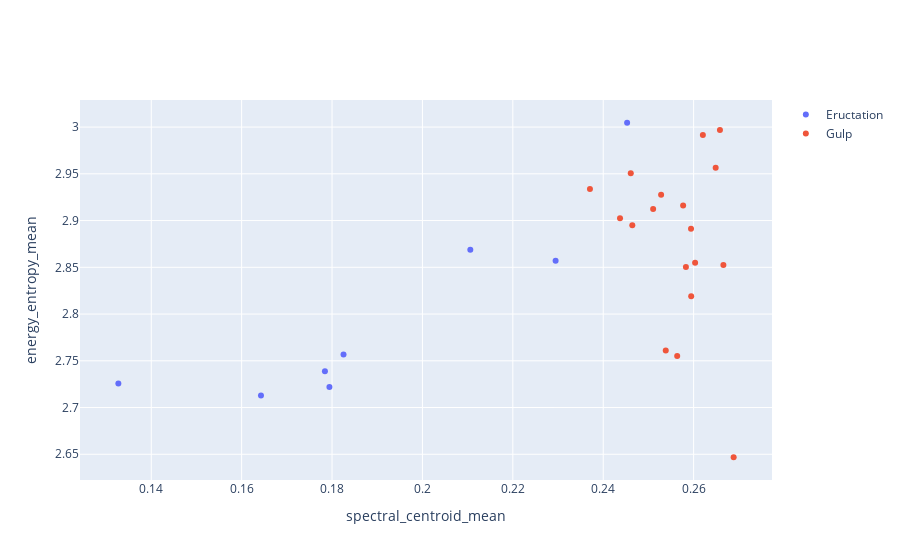
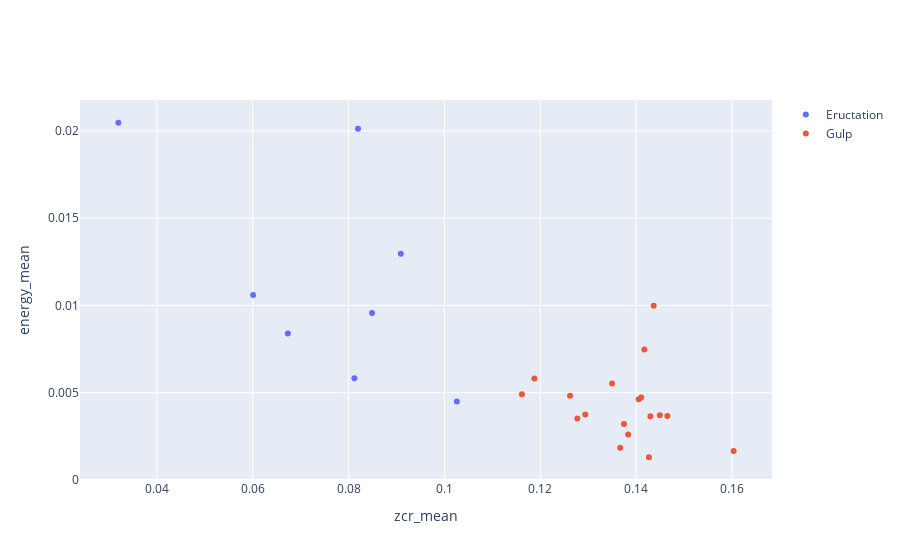
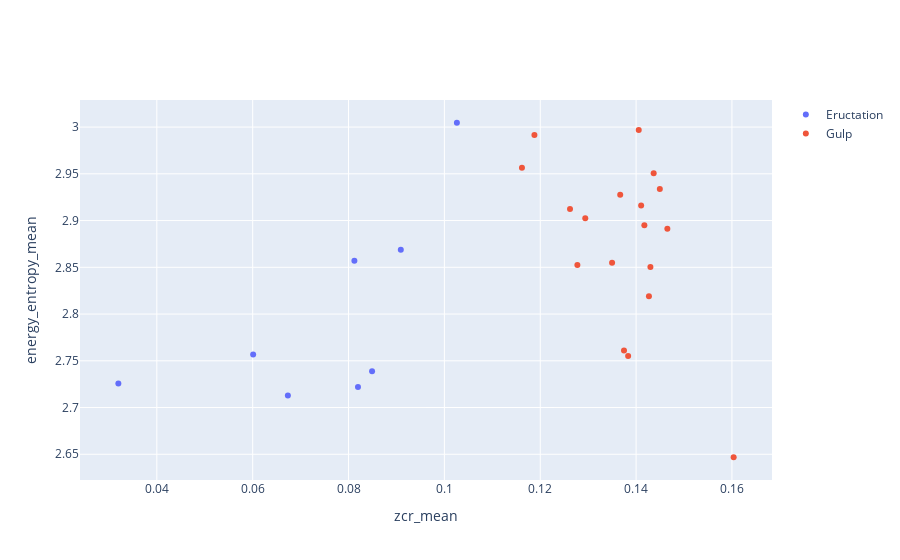
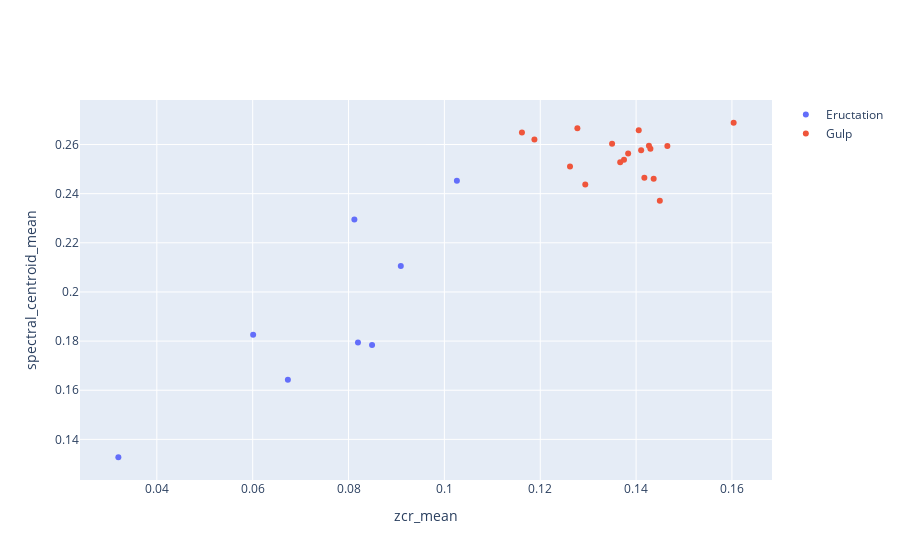

Write notebook code for charts like these, in order.
### Code cell
from pyAudioAnalysis import MidTermFeatures as aF
import os
import numpy as np
import plotly.graph_objs as go 
import plotly
audio_dirs = [os.path.join('E:/Files','Acoustic Data', 'Eructation'), os.path.join('E:/Files','Acoustic Data', 'Gulp')] 
class_names = [os.path.basename(d) for d in audio_dirs] 
#print(class_names)
m_win, m_step, s_win, s_step = 1, 1, 0.1, 0.05 

# segment-level feature extraction:
features = [] 

for d in audio_dirs: # get feature matrix for each directory (class) 
    f, files, fn = aF.directory_feature_extraction(d, m_win, m_step, 
                                                   s_win, s_step) 
    
    features.append(f)

#print(len(features))
print(features[0].shape, features[1].shape)
print(fn)

# select 2 features and create feature matrices for the two classes:
f1 = np.array([features[0][:, fn.index('spectral_centroid_mean')],#spectral_centroid_mean表示频谱中心的均值
               features[0][:, fn.index('energy_entropy_mean')]])#energy_entropy_mean表示能量熵的均值
f2 = np.array([features[1][:, fn.index('spectral_centroid_mean')],
               features[1][:, fn.index('energy_entropy_mean')]])

plots = [go.Scatter(x=f1[0, :],  y=f1[1, :], 
                    name=class_names[0], mode='markers'),
         go.Scatter(x=f2[0, :], y=f2[1, :], 
                    name=class_names[1], mode='markers')]
mylayout = go.Layout(xaxis=dict(title="spectral_centroid_mean"),
                     yaxis=dict(title="energy_entropy_mean"))
plotly.offline.iplot(go.Figure(data=plots, layout=mylayout))

###
f3 = np.array([features[0][:, fn.index('zcr_mean')],
               features[0][:, fn.index('energy_mean')]])
f4 = np.array([features[1][:, fn.index('zcr_mean')],
               features[1][:, fn.index('energy_mean')]])

plots = [go.Scatter(x=f3[0, :],  y=f3[1, :], 
                    name=class_names[0], mode='markers'),
         go.Scatter(x=f4[0, :], y=f4[1, :], 
                    name=class_names[1], mode='markers')]
mylayout = go.Layout(xaxis=dict(title="zcr_mean"),
                     yaxis=dict(title="energy_mean"))
plotly.offline.iplot(go.Figure(data=plots, layout=mylayout))

###
f5 = np.array([features[0][:, fn.index('zcr_mean')],
               features[0][:, fn.index('energy_entropy_mean')]])
f6 = np.array([features[1][:, fn.index('zcr_mean')],
               features[1][:, fn.index('energy_entropy_mean')]])

plots = [go.Scatter(x=f5[0, :],  y=f5[1, :], 
                    name=class_names[0], mode='markers'),
         go.Scatter(x=f6[0, :], y=f6[1, :], 
                    name=class_names[1], mode='markers')]
mylayout = go.Layout(xaxis=dict(title="zcr_mean"),
                     yaxis=dict(title="energy_entropy_mean"))
plotly.offline.iplot(go.Figure(data=plots, layout=mylayout))

###
f7 = np.array([features[0][:, fn.index('zcr_mean')],
               features[0][:, fn.index('spectral_centroid_mean')]])
f8 = np.array([features[1][:, fn.index('zcr_mean')],
               features[1][:, fn.index('spectral_centroid_mean')]])

plots = [go.Scatter(x=f7[0, :],  y=f7[1, :], 
                    name=class_names[0], mode='markers'),
         go.Scatter(x=f8[0, :], y=f8[1, :], 
                    name=class_names[1], mode='markers')]
mylayout = go.Layout(xaxis=dict(title="zcr_mean"),
                     yaxis=dict(title="spectral_centroid_mean"))
plotly.offline.iplot(go.Figure(data=plots, layout=mylayout))

### Figure 1 — Plotly figure (JSON) as saved in the notebook; plotly's stock layout.template omitted (floating-point values rounded to 4 significant figures)
{"data": [{"mode": "markers", "name": "Eructation", "type": "scatter", "x": [0.2295, 0.1794, 0.1643, 0.1327, 0.1825, 0.1784, 0.2453, 0.2106], "y": [2.857, 2.722, 2.713, 2.726, 2.757, 2.739, 3.005, 2.869]}, {"mode": "markers", "name": "Gulp", "type": "scatter", "x": [0.2666, 0.2528, 0.2371, 0.2583, 0.262, 0.251, 0.2437, 0.2649, 0.2538, 0.2603, 0.2595, 0.2577, 0.2464, 0.2689, 0.2564, 0.2594, 0.2658, 0.2461], "y": [2.853, 2.928, 2.934, 2.85, 2.991, 2.912, 2.903, 2.957, 2.761, 2.855, 2.819, 2.916, 2.895, 2.647, 2.755, 2.891, 2.997, 2.951]}], "layout": {"xaxis": {"title": {"text": "spectral_centroid_mean"}}, "yaxis": {"title": {"text": "energy_entropy_mean"}}}}

### Figure 2 — Plotly figure (JSON) as saved in the notebook; plotly's stock layout.template omitted (floating-point values rounded to 4 significant figures)
{"data": [{"mode": "markers", "name": "Eructation", "type": "scatter", "x": [0.08122, 0.08197, 0.06734, 0.03197, 0.0601, 0.08491, 0.1026, 0.0909], "y": [0.005827, 0.02012, 0.008389, 0.02047, 0.0106, 0.009563, 0.004491, 0.01297]}, {"mode": "markers", "name": "Gulp", "type": "scatter", "x": [0.1277, 0.1367, 0.145, 0.143, 0.1188, 0.1262, 0.1294, 0.1162, 0.1375, 0.135, 0.1427, 0.1411, 0.1417, 0.1604, 0.1383, 0.1465, 0.1405, 0.1437], "y": [0.003516, 0.001839, 0.003698, 0.003651, 0.005815, 0.004823, 0.00375, 0.004914, 0.003201, 0.005518, 0.001297, 0.004729, 0.007477, 0.001657, 0.002606, 0.003659, 0.004626, 0.009979]}], "layout": {"xaxis": {"title": {"text": "zcr_mean"}}, "yaxis": {"title": {"text": "energy_mean"}}}}

### Figure 3 — Plotly figure (JSON) as saved in the notebook; plotly's stock layout.template omitted (floating-point values rounded to 4 significant figures)
{"data": [{"mode": "markers", "name": "Eructation", "type": "scatter", "x": [0.08122, 0.08197, 0.06734, 0.03197, 0.0601, 0.08491, 0.1026, 0.0909], "y": [2.857, 2.722, 2.713, 2.726, 2.757, 2.739, 3.005, 2.869]}, {"mode": "markers", "name": "Gulp", "type": "scatter", "x": [0.1277, 0.1367, 0.145, 0.143, 0.1188, 0.1262, 0.1294, 0.1162, 0.1375, 0.135, 0.1427, 0.1411, 0.1417, 0.1604, 0.1383, 0.1465, 0.1405, 0.1437], "y": [2.853, 2.928, 2.934, 2.85, 2.991, 2.912, 2.903, 2.957, 2.761, 2.855, 2.819, 2.916, 2.895, 2.647, 2.755, 2.891, 2.997, 2.951]}], "layout": {"xaxis": {"title": {"text": "zcr_mean"}}, "yaxis": {"title": {"text": "energy_entropy_mean"}}}}

### Figure 4 — Plotly figure (JSON) as saved in the notebook; plotly's stock layout.template omitted (floating-point values rounded to 4 significant figures)
{"data": [{"mode": "markers", "name": "Eructation", "type": "scatter", "x": [0.08122, 0.08197, 0.06734, 0.03197, 0.0601, 0.08491, 0.1026, 0.0909], "y": [0.2295, 0.1794, 0.1643, 0.1327, 0.1825, 0.1784, 0.2453, 0.2106]}, {"mode": "markers", "name": "Gulp", "type": "scatter", "x": [0.1277, 0.1367, 0.145, 0.143, 0.1188, 0.1262, 0.1294, 0.1162, 0.1375, 0.135, 0.1427, 0.1411, 0.1417, 0.1604, 0.1383, 0.1465, 0.1405, 0.1437], "y": [0.2666, 0.2528, 0.2371, 0.2583, 0.262, 0.251, 0.2437, 0.2649, 0.2538, 0.2603, 0.2595, 0.2577, 0.2464, 0.2689, 0.2564, 0.2594, 0.2658, 0.2461]}], "layout": {"xaxis": {"title": {"text": "zcr_mean"}}, "yaxis": {"title": {"text": "spectral_centroid_mean"}}}}
